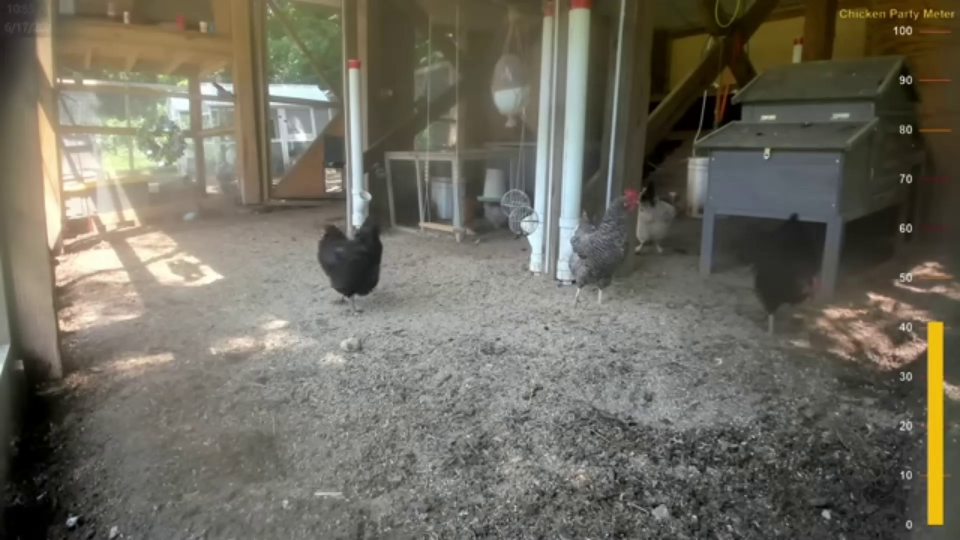
#> input picture frame 30 of Trajectory/lw10.mp4, 1920 x 1080 px, given in place of sleep.mp4, which was not available (shown at 1/2 size)
$ python oldp2.py   (older library calls are emulated)
#> lines starting #> are read from the running program, lines starting #| are printed output that depends on the picture; pictures that were not available may be replaced by others from this repository, and a replacement may not be noted
import numpy as np
import cv2
import time


lk_params = dict(winSize  = (15, 15),
                maxLevel = 2,
                criteria = (cv2.TERM_CRITERIA_EPS | cv2.TERM_CRITERIA_COUNT, 10, 0.03))

feature_params = dict(maxCorners = 20,
                    qualityLevel = 0.3,
                    minDistance = 10,
                    blockSize = 7 )


trajectory_len = 40
detect_interval = 5
trajectories = []
frame_idx = 0

limit = 3 * 60 + 10
cap = cv2.VideoCapture('sleep.mp4')
blackblankimage= 0
counter=0
start = time.time()
while True:

    # start time to calculate FPS


    suc, frame = cap.read()
#> frame is the input picture: shape (1080, 1920, 3); mean B, G, R 95.1, 107.1, 110.6
    img = frame[100:880,500:1780]
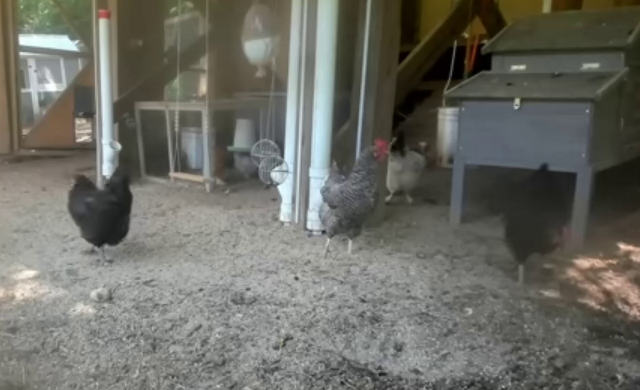
#> img: shape (780, 1280, 3) (shown at 1/2 size); mean B, G, R 100.9, 107.9, 108.1
    frame_gray = cv2.cvtColor(img, cv2.COLOR_BGR2GRAY)
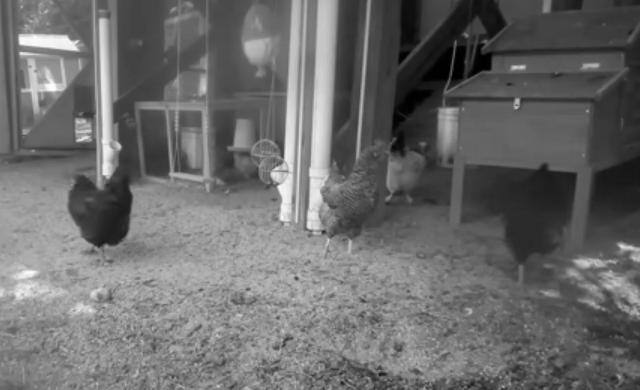
#> frame_gray: shape (780, 1280) (shown at 1/2 size); min 0, max 254, mean 107.2
    img = frame[100:880,500:1780]
    if counter ==0:
        blackblankimage = np.zeros_like(img)
        counter +=1

    # Calculate optical flow for a sparse feature set using the iterative Lucas-Kanade Method
    if len(trajectories) > 0:
        img0, img1 = prev_gray, frame_gray
        p0 = np.float32([trajectory[-1] for trajectory in trajectories]).reshape(-1, 1, 2)
        p1, _st, _err = cv2.calcOpticalFlowPyrLK(img0, img1, p0, None, **lk_params)
        p0r, _st, _err = cv2.calcOpticalFlowPyrLK(img1, img0, p1, None, **lk_params)
        d = abs(p0-p0r).reshape(-1, 2).max(-1)
        good = d < 1

        new_trajectories = []

        # Get all the trajectories
        for trajectory, (x, y), good_flag in zip(trajectories, p1.reshape(-1, 2), good):
            if not good_flag:
                continue
            trajectory.append((x, y))
            if len(trajectory) > trajectory_len:
                del trajectory[0]
            new_trajectories.append(trajectory)
            # Newest detected point
            cv2.circle(img, (int(x), int(y)), 2, (0, 0, 255), -1)

        trajectories = new_trajectories

        # Draw all the trajectories

        blackblankimage=cv2.polylines(blackblankimage, [np.int32(trajectory) for trajectory in trajectories], False, (255, 255, 255))
        cv2.polylines(img, [np.int32(trajectory) for trajectory in trajectories], False, (0, 255, 0))
        #cv2.putText(img, 'track count: %d' % len(trajectories), (20, 50), cv2.FONT_HERSHEY_PLAIN, 1, (0,255,0), 2)


        #print(trajectories[0])
    # Update interval - When to update and detect new features
    if frame_idx % detect_interval == 0:
        mask = np.zeros_like(frame_gray)
        mask[:] = 255

        # Lastest point in latest trajectory
        for x, y in [np.int32(trajectory[-1]) for trajectory in trajectories]:
            cv2.circle(mask, (x, y), 5, 0, -1)

        # Detect the good features to track
        p = cv2.goodFeaturesToTrack(frame_gray, mask = mask, **feature_params)
#> p = 20 rows, first 8: [39, 106], [556, 373], [153, 281], [645, 463], [1007, 774], [1036, 210], [589, 556], [682, 763]
        if p is not None:
            # If good features can be tracked - add that to the trajectories
            for x, y in np.float32(p).reshape(-1, 2):
                trajectories.append([(x, y)])
#> this loop made 20 passes
#> (x, y) on passes 1 to 12: (39, 106), (556, 373), (153, 281), (645, 463), (1007, 774), (1036, 210), (589, 556), (682, 763), (181, 262), (759, 749), (1036, 198), (157, 82)
#> after the loop, trajectories = 20 items

    elapsed_time = time.time() -start
    if elapsed_time % 10 < 0.1:
        cv2.imwrite('D:/CS/GRAD/CHICK_t/traj/'+str(counter)+'.png',blackblankimage)
        counter+=1
        blackblankimage = np.zeros_like(img)
    frame_idx += 1
    prev_gray = frame_gray

    # End time
    end = time.time()
    # calculate the FPS for current frame detection
    fps = 1 / (end-start)
    # [5 lines of commented-out code are left out]
    cv2.imshow('Optical Flow', img)
    cv2.imshow("s",blackblankimage)
  #
  #

    #cv2.imshow('Mask', mask)

    if cv2.waitKey(10) & 0xFF == ord('q'):
#> (key q is pressed here)
        cv2.imshow("s",blackblankimage)
        break

cv2.waitKey(0)
cap.release()

cv2.destroyAllWindows()

$ run again, starting later in the video
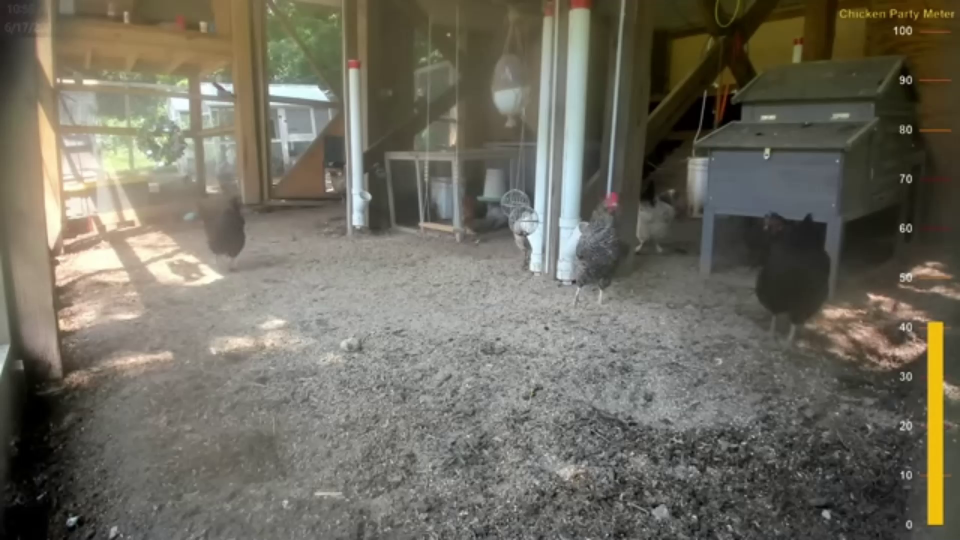
#> input picture frame 136 of Trajectory/lw10.mp4, 1920 x 1080 px, given in place of sleep.mp4, which was not available (shown at 1/2 size)
#> frame is the input picture: shape (1080, 1920, 3); mean B, G, R 95.3, 107.5, 110.9
#> `img = frame[100:880,500:1780]`:
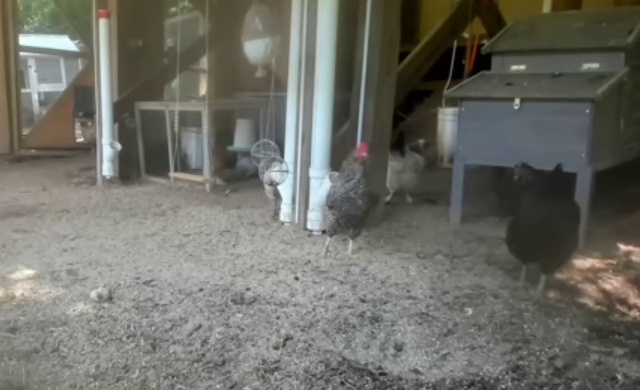
#> img: shape (780, 1280, 3) (shown at 1/2 size); mean B, G, R 102, 109.4, 109.4
#> `frame_gray = cv2.cvtColor(img, cv2.COLOR_BGR2GRAY)`:
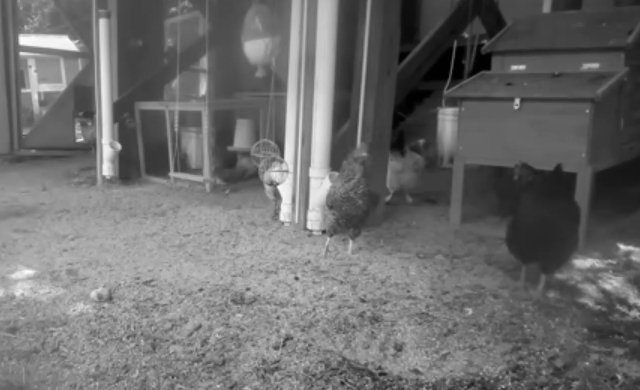
#> frame_gray: shape (780, 1280) (shown at 1/2 size); min 0, max 253, mean 108.5
#> p = 20 rows, first 8: [555, 373], [39, 106], [165, 277], [153, 281], [1036, 210], [1007, 774], [645, 463], [590, 556]
#> the loop `for x, y in np.float32(p).reshape(-1, 2):` made 20 passes
#> after the loop `for x, y in np.float32(p).reshape(-1, 2):`: trajectories = 20 items

$ run again, starting later in the video
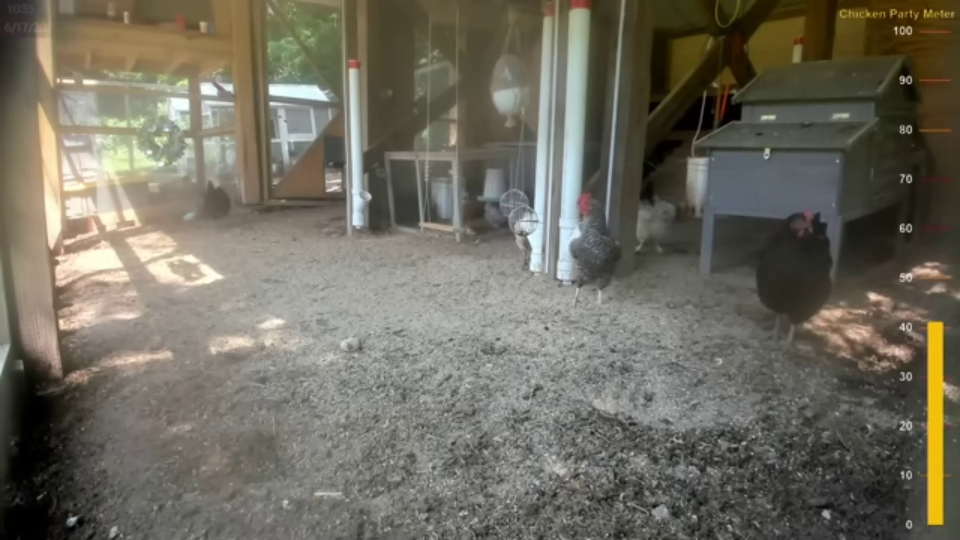
#> input picture frame 243 of Trajectory/lw10.mp4, 1920 x 1080 px, given in place of sleep.mp4, which was not available (shown at 1/2 size)
#> frame is the input picture: shape (1080, 1920, 3); mean B, G, R 95.3, 107.7, 111.4
#> `img = frame[100:880,500:1780]`:
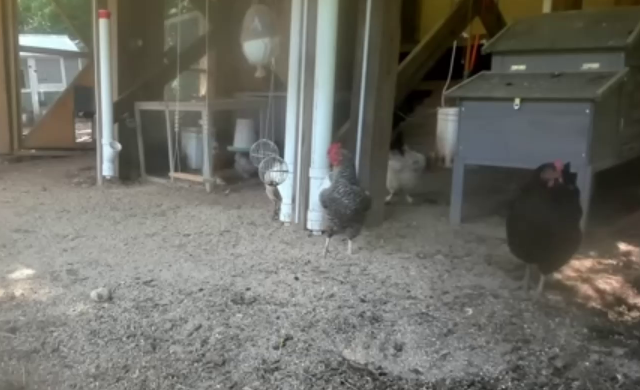
#> img: shape (780, 1280, 3) (shown at 1/2 size); mean B, G, R 102.1, 109.6, 110
#> `frame_gray = cv2.cvtColor(img, cv2.COLOR_BGR2GRAY)`:
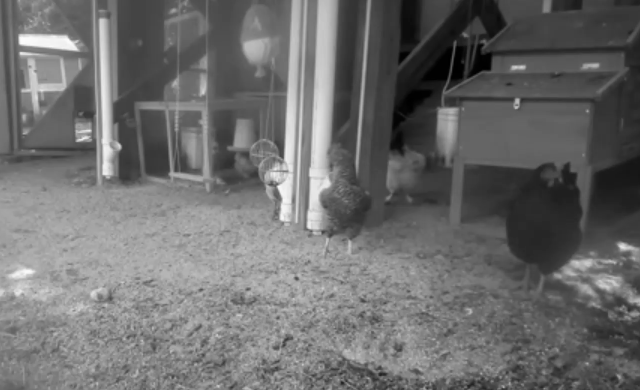
#> frame_gray: shape (780, 1280) (shown at 1/2 size); min 0, max 252, mean 108.8
#> p = 20 rows, first 8: [40, 106], [555, 373], [181, 261], [153, 281], [1036, 210], [1007, 774], [207, 347], [590, 556]
#> the loop `for x, y in np.float32(p).reshape(-1, 2):` made 20 passes
#> after the loop `for x, y in np.float32(p).reshape(-1, 2):`: trajectories = 20 items
